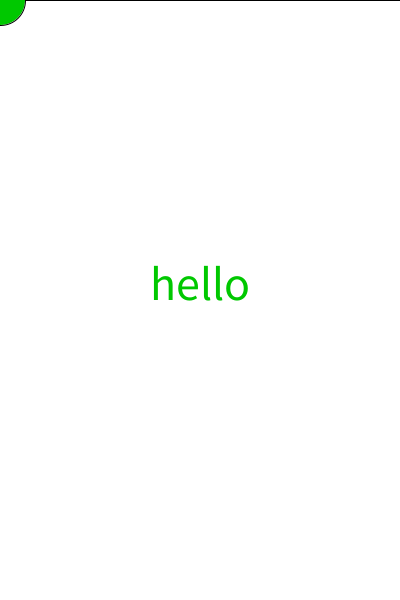
Frame 1 (no input)
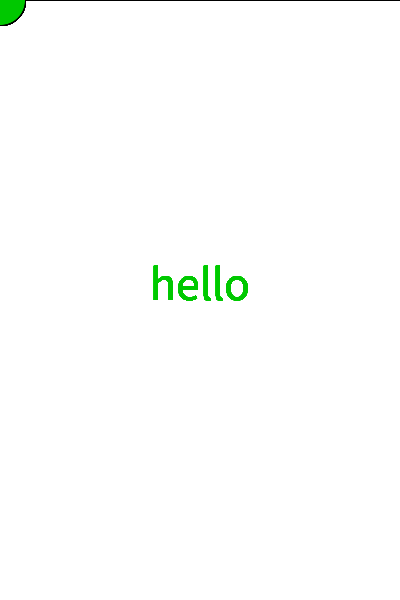
Frame 60 (the mouse pressed at the canvas centre just before this capture)
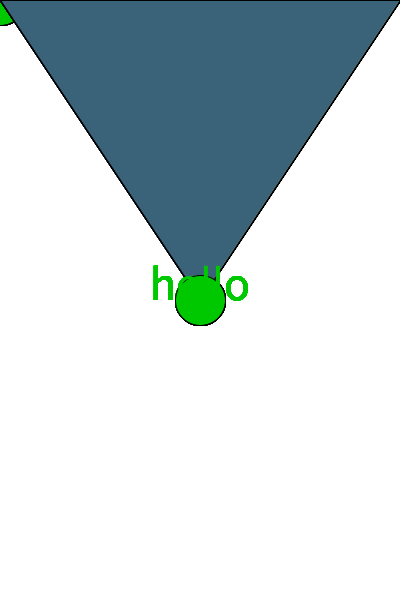
Frame 120 (the mouse held since frame 60 and released just before this capture)

The Processing sketch that drew these frames (run headless with seeded random() and noise(); from frame 60 on, the mouse is pressed at the canvas centre):

// Processing sketch: processing_62007
// ── processing_62007.pde


float radius;
float ballX;
float ballY;
float xSpeed;
float ySpeed; 
void setup()
{
  size(400, 600);
  background(255, 255, 255);
  smooth();
  frameRate(60);
}

void draw()
{
  fill( random(255), random(255), random(255) );
  triangle( 0,0,width,0, mouseX,mouseY );

  line( 0, 0, mouseX, mouseY );
  fill( 0, 200, 0 );
  ellipse( mouseX, mouseY, 50, 50 );
  
    println( "frameCount: " + frameCount );
      
   textSize(48);
   textAlign(CENTER);
  text("hello", width/2, height/2);
  radius = 20;
  ballX = width/2;
  ballY = height/2;
  xSpeed = 1;
  ySpeed = 1;
 
}



void mouseDragged()
{
  ballX = mouseX;
  xSpeed = mouseX - pmouseX ;

  ballY = mouseY;
  ySpeed = mouseY - pmouseY ;
}
